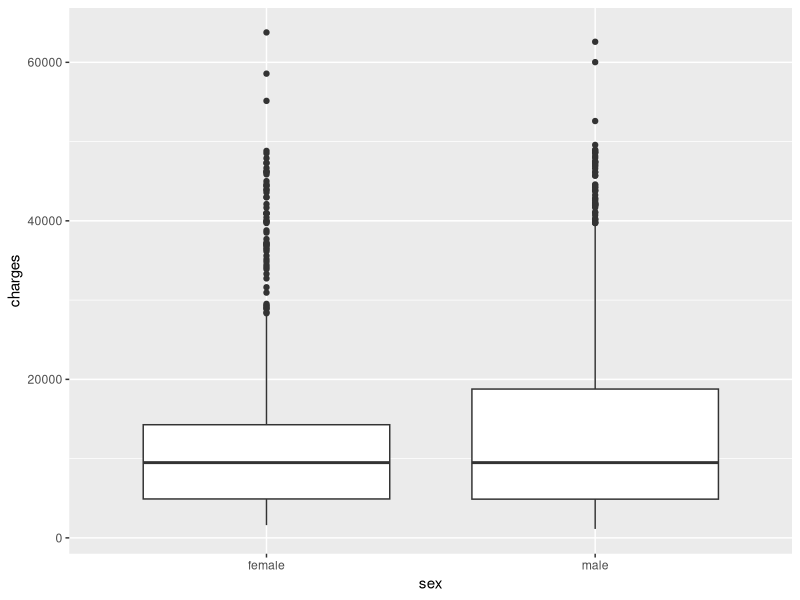
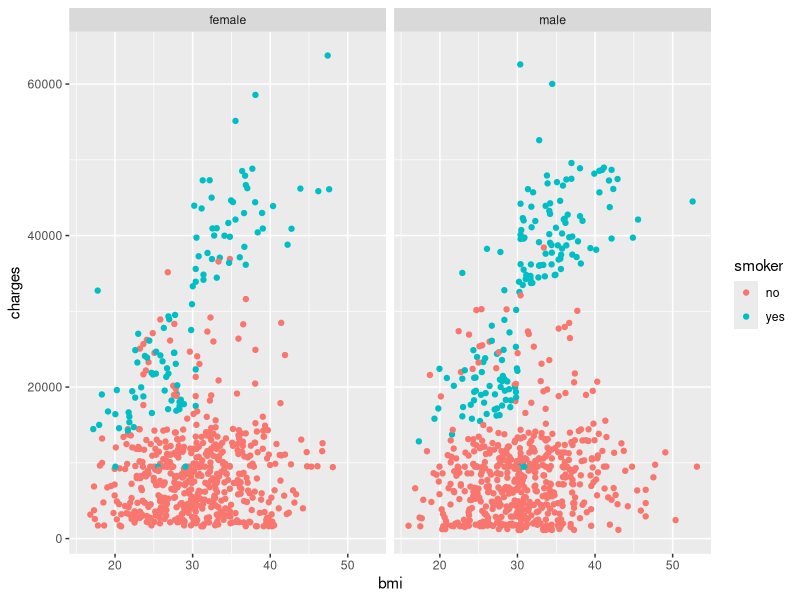
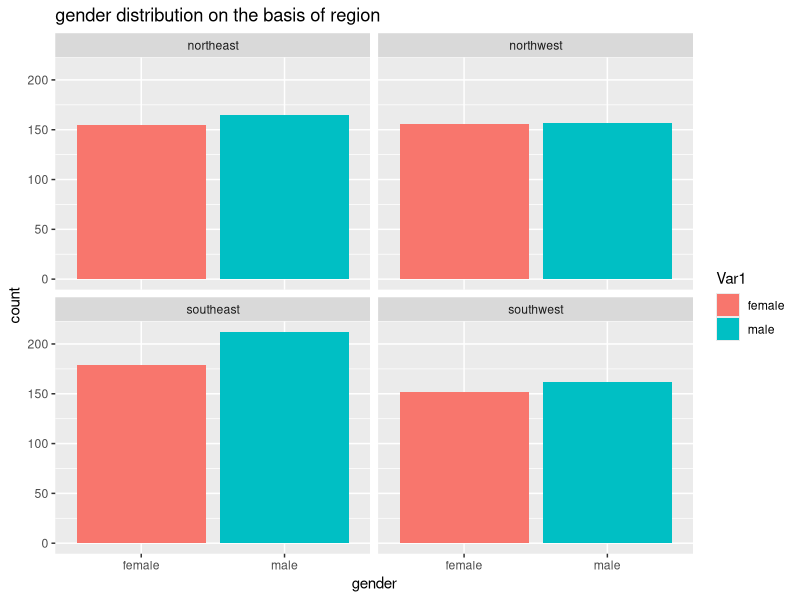
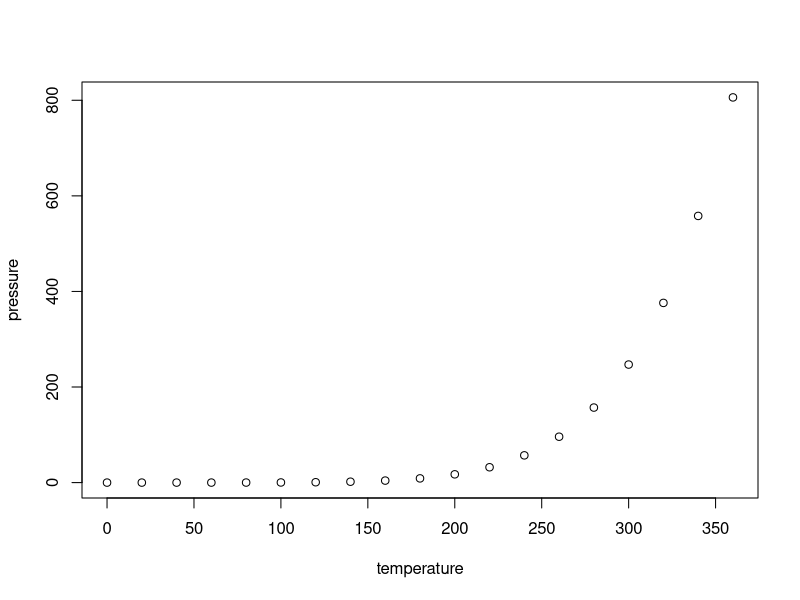

Reproduce these figures in R, in order.
## ---- chunk 1
knitr::opts_chunk$set(echo = TRUE)
## ---- chunk 2
#library(tidyverse)
r<-read.csv("insurance.csv")
r
y<-r[1:10 , 1:2]
y
## ---- chunk 3
library(dplyr)
library(ggplot2)
insurance<-read.csv("insurance.csv")
insurance
str(insurance)
is.na(insurance) #how many empty
table(is.na(insurance)) #total numbers
head(insurance)  #first 6 values
head(insurance, 10)
tail(insurance)  #last 6 values
tail(insurance, 10)
colSums(is.na(insurance)) #adds true and false values i.e 1 and 0 i.e total missing values 

#imputation
insurance$age[is.na(insurance$age)] <- median(insurance$age,na.rm = TRUE)
insurance$charges[is.na(insurance$charges)] <- median(insurance$charges,na.rm = TRUE)

Mode <- function(x){
  ux <- unique(x)
  ux[which.max(tabulate(match(x,ux)))]
}
insurance$region[is.na(insurance$region)] <- Mode(insurance$region)
summary(insurance)
## ---- chunk 4

#avg_charge <-rename(avg_charge, charge = "mean(charges)")
#ggplot(data = avg_charge)+geom_col(aes(x=smoker, y=charge, fill =smoker))
## ---- chunk 5
ggplot(data = insurance)+geom_boxplot(aes(x=sex, y=charges))
## ---- chunk 6
ggplot(data = insurance) + geom_point(aes(x=bmi, y=charges, color=smoker))+facet_wrap(~sex,ncol=2)
## ---- chunk 7
sex_region_df <- as.data.frame(table(insurance$sex, insurance$region))
ggplot(data=sex_region_df) +geom_col(aes(Var1,Freq,fill=Var1))+labs(x="gender",y="count",title = "gender distribution on the basis of region") +facet_wrap(~Var2)
## ---- chunk 8

## ---- chunk 9
summary(cars)
## ---- chunk 10
plot(pressure)
